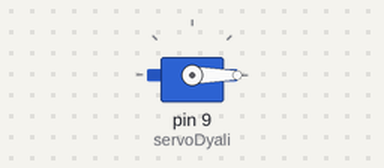
A sketch run on a simulated Arduino Uno, built with avr-gcc and run on an emulated ATmega328P. On the bench: servo.

Above: at 0.05 s.
At 1.65 s:
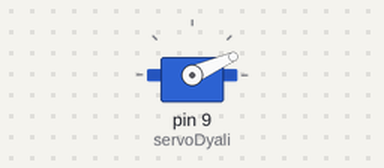
At 3.3 s:
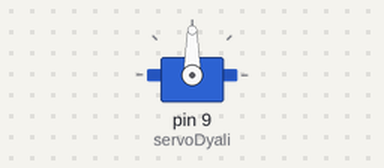
At 6.55 s:
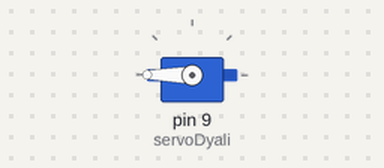
Timing chart, 0 to 8.5 s (numbered marks = the images above):
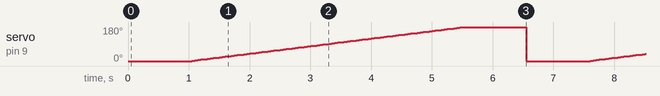

The sketch:

servo_simple_demo.ino
```cpp
//****************************************************************
//  kayfiyat al-täuaköm bi-al 'Servomoteur' biàistiemâl al-Arduino
//  barnâmaj àistoxdima fîh Arduino IDE 1.5.2
//  wiki.ieagles.net 2013
//****************************************************************
#include <Servo.h>

Servo servoDyali; // al-taerîf bi-al-mo7arïk

void setup(){
  // Attacher la pin 9 à l'objet servo.
  //   ATTN: le code initialise l'angle à 90 degrés par défaut.
  // rabp al-mouarïk bi-al-pin "PWM 9"
  // einda al-àiçeâl takôno jamîeo al-maxarij "PWM" mohayäàa bi 90°
  servoDyali.attach(9);
}

void loop(){

  servoDyali.write(0);
  delay(1000);

  // yatauaräko al-"Servo" bayn 0
  for( int zawiya=0; zawiya<= 180; zawiya+=2 )
  {
    servoDyali.write(zawiya);
    delay( 50 );
  }

  delay(1000);
}
```

Measured:
- by itself, servo on pin 9 (servoDyali): ramps from 0° to 180° and jumps back, once every 6.6 s
